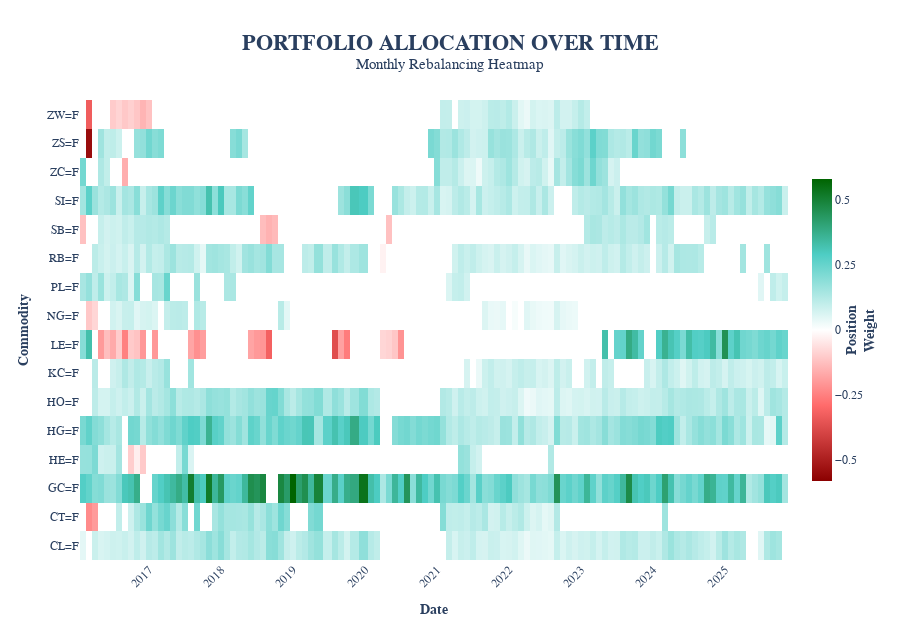

The notebook cell saved with this chart:
### Code cell
def plot_allocation_analysis(backtest_results: pl.DataFrame):
    """
    Page 3: Analyse de l'allocation du portfolio
    """
    import plotly.graph_objects as go
    
    months = backtest_results['month'].to_list()
    
    # Prepare heatmap data
    tickers_data = {}
    for row in backtest_results.iter_rows(named=True):
        for ticker, weight in row['weights'].items():
            if ticker not in tickers_data:
                tickers_data[ticker] = []
            tickers_data[ticker].append(weight)
    
    tickers = sorted(tickers_data.keys())
    z_data = [tickers_data[t] for t in tickers]
    
    fig = go.Figure(data=go.Heatmap(
        z=z_data,
        x=[m.strftime('%Y-%m') for m in months],
        y=tickers,
        colorscale=[
            [0.0, '#8B0000'],   # Dark red (short)
            [0.25, '#FF6B6B'],  # Light red
            [0.5, '#FFFFFF'],   # White (neutral)
            [0.75, '#4ECDC4'],  # Light green
            [1.0, '#006400']    # Dark green (long)
        ],
        zmid=0,
        colorbar=dict(
            title=dict(
                text="<b>Position<br>Weight</b>",
                side="right"  # ✅ Fix: side au lieu de titleside
            ),
            tickmode="linear",
            tick0=-0.5,
            dtick=0.25,
            thickness=20,
            len=0.7
        ),
        hovertemplate='<b>%{y}</b><br>Date: %{x}<br>Weight: %{z:.3f}<extra></extra>'
    ))
    
    fig.update_layout(
        title={
            'text': '<b>PORTFOLIO ALLOCATION OVER TIME</b><br><sup>Monthly Rebalancing Heatmap</sup>',
            'x': 0.5,
            'xanchor': 'center',
            'font': {'size': 22, 'family': 'Arial'}
        },
        height=max(600, len(tickers) * 40),
        template='plotly_white',
        xaxis_title="<b>Date</b>",
        yaxis_title="<b>Commodity</b>",
        font=dict(family="Arial", size=12),
        xaxis=dict(
            tickangle=-45,
            showgrid=False
        ),
        yaxis=dict(
            showgrid=False,
            categoryorder='category ascending'
        )
    )
    
    fig.show()

plot_allocation_analysis(backtest_frac)

### Figure 1 — Plotly figure (JSON) as saved in the notebook; plotly's stock layout.template omitted (floating-point values rounded to 4 significant figures; data arrays with more than 128 entries replaced by an {"elided": "..."} marker saying what was removed)
{"data": [{"colorbar": {"dtick": 0.25, "len": 0.7, "thickness": 20, "tick0": -0.5, "tickmode": "linear", "title": {"side": "right", "text": "<b>Position<br>Weight</b>"}}, "colorscale": [[0, "#8B0000"], [0.25, "#FF6B6B"], [0.5, "#FFFFFF"], [0.75, "#4ECDC4"], [1, "#006400"]], "hovertemplate": "<b>%{y}</b><br>Date: %{x}<br>Weight: %{z:.3f}<extra></extra>", "type": "heatmap", "x": ["2016-02", "2016-03", "2016-04", "2016-05", "2016-06", "2016-07", "2016-08", "2016-09", "2016-10", "2016-11", "2016-12", "2017-01", "2017-02", "2017-03", "2017-04", "2017-05", "2017-06", "2017-07", "2017-08", "2017-09", "2017-10", "2017-11", "2017-12", "2018-01", "2018-02", "2018-03", "2018-04", "2018-05", "2018-06", "2018-07", "2018-08", "2018-09", "2018-10", "2018-11", "2018-12", "2019-01", "2019-02", "2019-03", "2019-04", "2019-05", "2019-07", "2019-08", "2019-09", "2019-10", "2019-11", "2020-01", "2020-02", "2020-03", "2020-04", "2020-05", "2020-06", "2020-07", "2020-08", "2020-09", "2020-10", "2020-11", "2020-12", "2021-01", "2021-02", "2021-03", "2021-04", "2021-05", "2021-06", "2021-07", "2021-08", "2021-09", "2021-10", "2021-11", "2021-12", "2022-01", "2022-02", "2022-03", "2022-04", "2022-05", "2022-06", "2022-07", "2022-08", "2022-09", "2022-10", "2022-11", "2022-12", "2023-01", "2023-02", "2023-03", "2023-04", "2023-05", "2023-06", "2023-07", "2023-08", "2023-09", "2023-10", "2023-11", "2023-12", "2024-01", "2024-02", "2024-03", "2024-04", "2024-05", "2024-06", "2024-07", "2024-08", "2024-09", "2024-10", "2024-11", "2024-12", "2025-01", "2025-02", "2025-03", "2025-04", "2025-05", "2025-06", "2025-07", "2025-08", "2025-09", "2025-10", "2025-11"], "y": ["CL=F", "CT=F", "GC=F", "HE=F", "HG=F", "HO=F", "KC=F", "LE=F", "NG=F", "PL=F", "RB=F", "SB=F", "SI=F", "ZC=F", "ZS=F", "ZW=F"], "z": {"elided": "16x116 float values"}, "zmid": 0}], "layout": {"font": {"family": "Arial", "size": 12}, "height": 640, "title": {"font": {"family": "Arial", "size": 22}, "text": "<b>PORTFOLIO ALLOCATION OVER TIME</b><br><sup>Monthly Rebalancing Heatmap</sup>", "x": 0.5, "xanchor": "center"}, "xaxis": {"showgrid": false, "tickangle": -45, "title": {"text": "<b>Date</b>"}}, "yaxis": {"categoryorder": "category ascending", "showgrid": false, "title": {"text": "<b>Commodity</b>"}}}}
